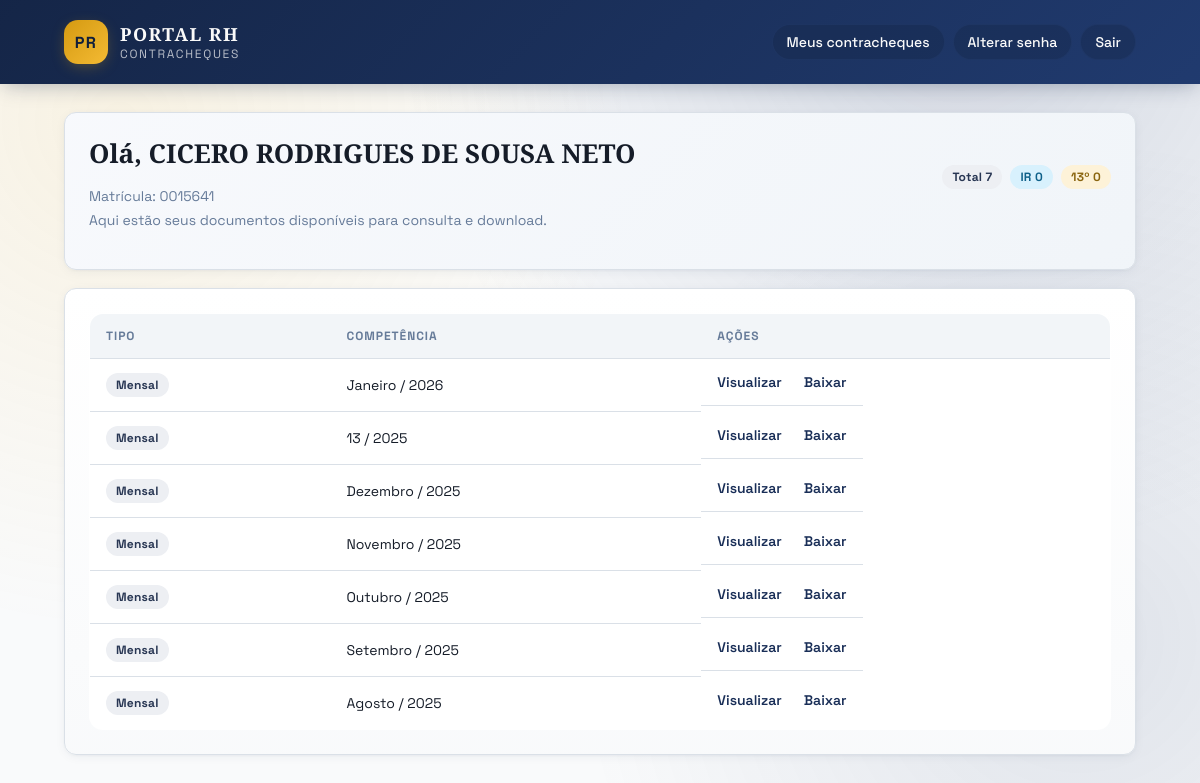
Before: /dashboard (signed in) with the older database file.
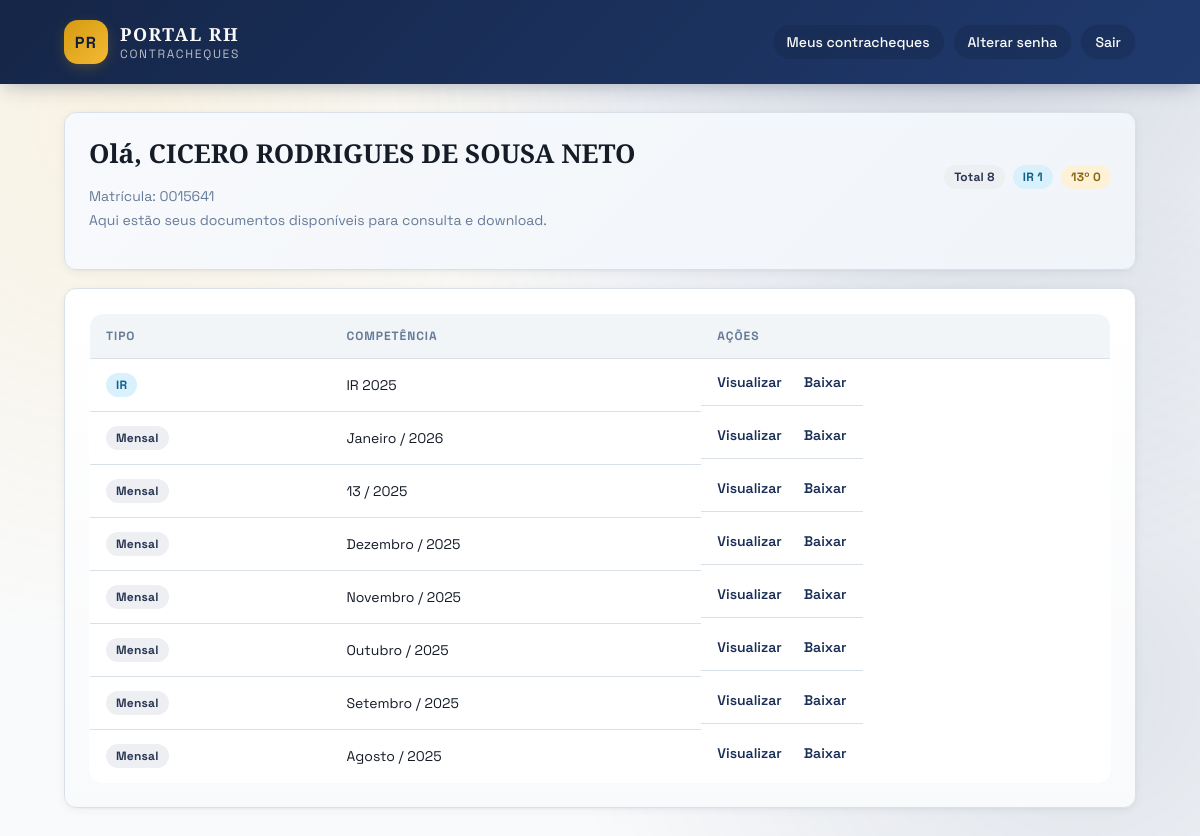
After: the same page with the newer database file.
### tables this page shows
CREATE TABLE payslips (
    id INTEGER PRIMARY KEY AUTOINCREMENT,
    user_id INTEGER NOT NULL,
    referencia TEXT NOT NULL,
    file_path TEXT NOT NULL, file_name TEXT, issued_by_admin INTEGER NOT NULL DEFAULT 0, viewed_at TEXT, downloaded_at TEXT,
    UNIQUE(user_id, referencia),
    FOREIGN KEY (user_id) REFERENCES users(id) ON DELETE CASCADE
);

### app_sqlite.py (the view)
@app.route("/dashboard")
@login_required
def dashboard():
    uid = current_user_id()
    conn = get_db()
    cur = conn.cursor()
    cur.execute("SELECT matricula, COALESCE(nome,'') FROM users WHERE id=?", (uid,))
    row = cur.fetchone()
    matricula = row[0] if row else ""
    nome = row[1] or "Nome não cadastrado"
    cur.execute(
        """
        SELECT id, referencia, file_path
        FROM payslips
        WHERE user_id=?
        ORDER BY (referencia IS NULL) ASC, referencia DESC, id DESC
        """,
        (uid,)
    )
    payslips = cur.fetchall()
    cur.close()
    conn.close()
    months = {
        "01": "Janeiro", "02": "Fevereiro", "03": "Março", "04": "Abril",
        "05": "Maio", "06": "Junho", "07": "Julho", "08": "Agosto",
        "09": "Setembro", "10": "Outubro", "11": "Novembro", "12": "Dezembro",
    }
    def format_ref(ref: str) -> str:
        ref = ref or ""
        if ref.startswith("IR-") and len(ref) >= 6:
            return f"IR {ref[3:]}"
        if ref.startswith("13-") and len(ref) >= 6:
            return f"13º {ref[3:]}"
        parts = ref.split("-")
        if len(parts) == 2 and parts[0].isdigit():
            year, month = parts
            return f"{months.get(month, month)} / {year}"
        return ref or "sem-ref"
    normalized = []
    total = 0
    total_ir = 0
    total_13 = 0
    for pid, ref, file_path in payslips:
        abs_path = _normalize_to_abs(file_path)
        total += 1
        if (ref or "").startswith("IR-"):
            total_ir += 1
        elif (ref or "").startswith("13-"):
            total_13 += 1
        normalized.append({
            "id": pid,
            "referencia": ref or "sem-ref",
            "label": format_ref(ref or ""),
            "abs_path": abs_path
        })
    return render_template("dashboard.html",
                           payslips=normalized,
                           total=total,
                           total_ir=total_ir,
                           total_13=total_13,
                           matricula=matricula,
                           nome=nome)

### app_sqlite.py (called while the page is built)
def get_db():
    conn = sqlite3.connect(DB_PATH)
    conn.row_factory = sqlite3.Row
    conn.execute("PRAGMA journal_mode=WAL;")
    conn.execute("PRAGMA synchronous=NORMAL;")
    conn.execute("PRAGMA foreign_keys=ON;")
    return conn

def _normalize_to_abs(p: str) -> str:
    p = (p or "").replace("\\", "/")
    P = Path(p)
    if not P.is_absolute():
        P = Path(os.getcwd()) / P
    return str(P.resolve())

def current_user_id():
    return session.get("user_id")

def login_required(fn):
    from functools import wraps
    @wraps(fn)
    def wrapper(*args, **kwargs):
        if not current_user_id():
            return redirect(url_for("login"))
        return fn(*args, **kwargs)
    return wrapper

### templates/dashboard.html
{% extends "base.html" %}
{% block content %}
<section class="card-elevated dashboard-hero">
  <div class="hero-header">
    <div>
      <h2 class="page-title">Ol&aacute;, {{ nome }}</h2>
      <p class="muted-text">Matr&iacute;cula: {{ matricula }}</p>
    </div>
    <div class="hero-badges">
      <span class="badge badge-neutral">Total {{ total }}</span>
      <span class="badge badge-ir">IR {{ total_ir }}</span>
      <span class="badge badge-13">13&ordm; {{ total_13 }}</span>
    </div>
  </div>
  <p class="page-subtitle">Aqui est&atilde;o seus documentos dispon&iacute;veis para consulta e download.</p>
</section>
<section class="card-elevated dashboard-card">
  {% if payslips %}
  <table class="table">
    <thead>
      <tr>
        <th>Tipo</th>
        <th>Compet&ecirc;ncia</th>
        <th class="text-right">A&ccedil;&otilde;es</th>
      </tr>
    </thead>
    <tbody>
    {% for p in payslips %}
      <tr class="payslip-row">
        <td>
          {% if p.referencia.startswith('IR-') %}
            <span class="badge badge-ir">IR</span>
          {% elif p.referencia.startswith('13-') %}
            <span class="badge badge-13">13&ordm;</span>
          {% else %}
            <span class="badge badge-neutral">Mensal</span>
          {% endif %}
        </td>
        <td>{{ p.label }}</td>
        <td class="action-links text-right">
          <a href="{{ url_for('view_pdf', path=p.abs_path, pid=p.id) }}" target="_blank">Visualizar</a>
          <a href="{{ url_for('download_pdf', path=p.abs_path, pid=p.id) }}">Baixar</a>
        </td>
      </tr>
    {% endfor %}
    </tbody>
  </table>
  {% else %}
  <div class="empty-state">N&atilde;o h&aacute; documentos dispon&iacute;veis.</div>
  {% endif %}
</section>
{% endblock %}

Changed rows visible on the page:
now on this page (row edited): payslips: referencia "IR", label "IR 2025"
Other visible differences:
{{ total }}: "7" → "8"
{{ total_ir }}: "0" → "1"
